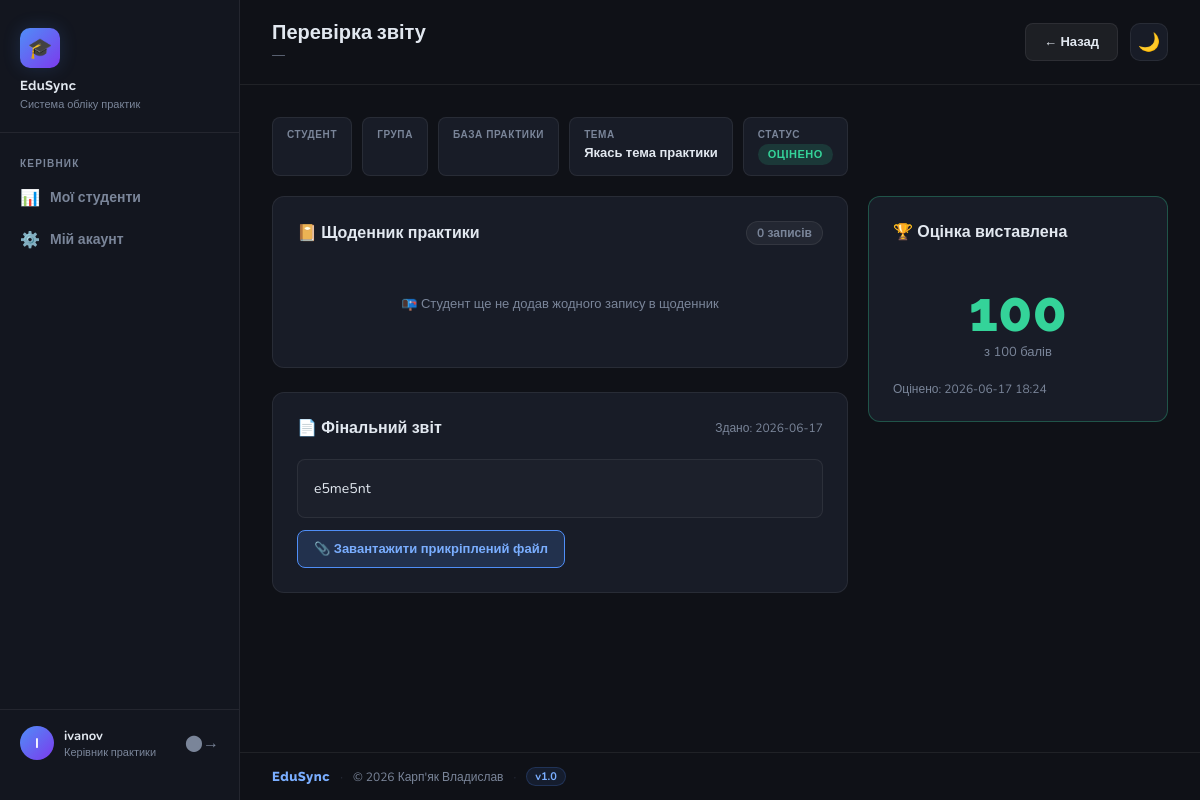
The page /teacher/report/1 (signed in) on the database its author committed.
### tables this page shows
CREATE TABLE practices (
            id          INTEGER PRIMARY KEY AUTOINCREMENT,
            student_id  INTEGER NOT NULL,
            company_id  INTEGER NOT NULL,
            teacher_id  INTEGER NOT NULL,
            start_date  DATE NOT NULL,
            end_date    DATE NOT NULL,
            topic       TEXT NOT NULL,
            status      TEXT DEFAULT 'assigned'
                        CHECK(status IN ('assigned', 'in_progress', 'submitted', 'graded')),
            FOREIGN KEY (student_id) REFERENCES students (id) ON DELETE CASCADE,
            FOREIGN KEY (company_id) REFERENCES companies (id) ON DELETE CASCADE,
            FOREIGN KEY (teacher_id) REFERENCES teachers (id) ON DELETE CASCADE
        );

CREATE TABLE reports (
            id               INTEGER PRIMARY KEY AUTOINCREMENT,
            practice_id      INTEGER UNIQUE NOT NULL,
            content_text     TEXT,
            file_path        TEXT,
            submitted_at     TIMESTAMP DEFAULT CURRENT_TIMESTAMP,
            grade            INTEGER,
            teacher_comment  TEXT,
            graded_at        TIMESTAMP,
            FOREIGN KEY (practice_id) REFERENCES practices (id) ON DELETE CASCADE
        );

### app.py (the view, shortened to what this page needs)
@app.route('/teacher/report/<int:practice_id>', methods=['GET', 'POST'])
@teacher_required
def teacher_view_report(practice_id):
    practice = get_practice_by_id(practice_id)
    report   = get_report_by_practice_id(practice_id)
    diary    = get_diary_entries(practice_id)
    if not practice:
        flash('Практику не знайдено.', 'danger')
        return redirect(url_for('teacher_dashboard'))
    return render_template('teacher/report.html',
                           practice=practice,
                           report=report,
                           diary=diary)

### auth.py (called while the page is built)
def get_current_user_role():
    return session.get('user_role')

def is_logged_in():
    return 'user_id' in session

def teacher_required(f):
    @wraps(f)
    def decorated_function(*args, **kwargs):
        if not is_logged_in():
            flash('Будь ласка, увійдіть у систему.', 'warning')
            return redirect(url_for('login'))
        if get_current_user_role() != 'teacher':
            flash('У вас немає доступу до цієї сторінки.', 'danger')
            return redirect(url_for('dashboard'))
        return f(*args, **kwargs)
    return decorated_function

### database.py (called while the page is built)
def get_db_connection():
    conn = sqlite3.connect(DB_NAME)
    conn.execute('PRAGMA foreign_keys = ON')
    conn.row_factory = sqlite3.Row
    return conn

def get_practice_by_id(practice_id):
    conn = get_db_connection()
    practice = conn.execute(
        'SELECT * FROM practices WHERE id = ?', (practice_id,)
    ).fetchone()
    conn.close()
    return practice

def get_diary_entries(practice_id):
    conn = get_db_connection()
    entries = conn.execute(
        'SELECT * FROM diary_entries WHERE practice_id = ? ORDER BY entry_date DESC',
        (practice_id,)
    ).fetchall()
    conn.close()
    return entries

def get_report_by_practice_id(practice_id):
    conn = get_db_connection()
    report = conn.execute(
        'SELECT * FROM reports WHERE practice_id = ?', (practice_id,)
    ).fetchone()
    conn.close()
    return report

### templates/teacher/report.html (shortened to what this page needs)
{% extends 'base.html' %}
{% block page_title %}Перевірка звіту{% endblock %}
{% block page_subtitle %}{{ practice.student_name }} — {{ practice.company_name }}{% endblock %}
{% block topbar_actions %}
    <a href="{{ url_for('teacher_dashboard') }}" class="btn btn-secondary">← Назад</a>
{% endblock %}
{% block content %}
<div class="info-strip">
    <div class="info-chip">
        <span class="chip-label">Студент</span>
    </div>
    <div class="info-chip">
        <span class="chip-label">Група</span>
    </div>
    <div class="info-chip">
        <span class="chip-label">База практики</span>
    </div>
    <div class="info-chip">
        <span class="chip-label">Тема</span>
        <span class="chip-val">{{ practice.topic }}</span>
    </div>
    <div class="info-chip">
        <span class="chip-label">Статус</span>
        <span class="badge badge-{{ practice.status }}">
            {% if practice.status == 'submitted' %}Звіт здано
            {% elif practice.status == 'graded' %}Оцінено
            {% else %}{{ practice.status }}{% endif %}
        </span>
    </div>
</div>
<div class="review-layout">
    <div class="left-col">
        <div class="card">
            <div class="card-header">
                <div class="card-title">📔 Щоденник практики</div>
                <span class="entry-count">{{ diary | length }} записів</span>
            </div>
            {% if diary %}
                <div class="diary-list">
                    {% for entry in diary %}
                        <div class="diary-item">
                            <div class="diary-date-col">
                                <div class="d-day">{{ entry.entry_date[8:10] }}</div>
                                <div class="d-month">
                                    {% set months = ['', 'Січ', 'Лют', 'Бер', 'Кві', 'Тра', 'Чер',
                                                     'Лип', 'Сер', 'Вер', 'Жов', 'Лис', 'Гру'] %}
                                    {{ months[entry.entry_date[5:7] | int] }}
                                </div>
                            </div>
                            <div class="diary-line"></div>
                            <div class="diary-text">{{ entry.content }}</div>
                        </div>
                    {% endfor %}
                </div>
            {% else %}
                <div class="mini-empty">📭 Студент ще не додав жодного запису в щоденник</div>
            {% endif %}
        </div>
        {% if report %}
            <div class="card">
                <div class="card-header">
                    <div class="card-title">📄 Фінальний звіт</div>
                    <span class="submitted-info">
                        Здано: {{ report.submitted_at[:10] if report.submitted_at else '—' }}
                    </span>
                </div>
                <div class="report-text">{{ report.content_text or 'Текст звіту відсутній.' }}</div>
                {% if report.file_path %}
                    <a href="{{ url_for('download_report_file', practice_id=practice.id) }}"
                       class="file-dl">📎 Завантажити прикріплений файл</a>
                {% endif %}
            </div>
        {% else %}
            <div class="card">
                <div class="mini-empty">📭 Студент ще не здав фінальний звіт</div>
            </div>
        {% endif %}
    </div>
    <div class="right-col">
        {% if report and report.grade %}
            <div class="card graded-card">
                <div class="card-header">
                    <div class="card-title">🏆 Оцінка виставлена</div>
                </div>
                <div class="grade-display">
                    <div class="grade-big">{{ report.grade }}</div>
                    <div class="grade-label">з 100 балів</div>
                </div>
                <div class="graded-date">
                    Оцінено: {{ report.graded_at[:16] if report.graded_at else '—' }}
                </div>
            </div>
        {% endif %}
    </div>
</div>
{% endblock %}

### templates/base.html (style rules this page uses)
:root { --bg: #0f1117; --bg-card: #181c27; --bg-sidebar: #13161f; --accent: #4f8ef7; --accent-light: #7aaeff; --accent-glow: rgba(79, 142, 247, 0.18); --success: #34d399; --warning: #fbbf24; --danger: #f87171; --info: #60a5fa; --text: #e2e8f0; --text-muted: #7a8599; --border: rgba(255,255,255,0.07); --sidebar-w: 240px; --radius: 12px; }
body, .sidebar, .card, .topbar, .form-control, .stat-card, .nav-link, .btn { transition: background-color 0.25s ease, color 0.25s ease, border-color 0.25s ease; }
*, *::before, *::after { box-sizing: border-box; margin: 0; padding: 0; }
body { font-family: 'Nunito', sans-serif; background: var(--bg); color: var(--text); min-height: 100vh; display: flex; }
a { color: var(--accent-light); text-decoration: none; }
.card { background: var(--bg-card); border: 1px solid var(--border); border-radius: var(--radius); padding: 24px; margin-bottom: 24px; }
.card-header { display: flex; align-items: center; justify-content: space-between; margin-bottom: 20px; }
.card-title { font-size: 16px; font-weight: 700; color: var(--text); }
.btn { display: inline-flex; align-items: center; gap: 6px; padding: 9px 18px; border-radius: 8px; font-family: 'Nunito', sans-serif; font-size: 13px; font-weight: 700; cursor: pointer; border: none; transition: all 0.2s; text-decoration: none; }
.btn-secondary { background: rgba(255,255,255,0.06); color: var(--text); border: 1px solid var(--border); }
.badge { display: inline-block; padding: 3px 10px; border-radius: 20px; font-size: 11px; font-weight: 700; text-transform: uppercase; letter-spacing: 0.5px; }
.badge-graded { background: rgba(52,211,153,0.15); color: var(--success); }

### templates/teacher/report.html (style rules this page uses)
.info-strip { display: flex; flex-wrap: wrap; gap: 10px; margin-bottom: 20px; }
.info-chip { display: flex; flex-direction: column; gap: 2px; background: var(--bg-card); border: 1px solid var(--border); border-radius: 8px; padding: 10px 14px; }
.chip-label { font-size: 10px; font-weight: 700; text-transform: uppercase; letter-spacing: 0.6px; color: var(--text-muted); }
.chip-val { font-size: 13px; font-weight: 600; color: var(--text); }
.review-layout { display: grid; grid-template-columns: 1fr 300px; gap: 20px; align-items: start; }
.left-col, .right-col { display: flex; flex-direction: column; }
.entry-count { font-size: 12px; font-weight: 700; color: var(--text-muted); background: rgba(255,255,255,0.05); border: 1px solid var(--border); padding: 3px 10px; border-radius: 20px; }
.submitted-info { font-size: 12px; color: var(--text-muted); }
.file-dl { display: inline-flex; align-items: center; gap: 8px; margin-top: 12px; padding: 9px 16px; background: var(--accent-glow); border: 1px solid var(--accent); border-radius: 8px; color: var(--accent-light); font-size: 13px; font-weight: 700; text-decoration: none; transition: all 0.2s; }
.report-text { font-size: 14px; color: var(--text); line-height: 1.8; white-space: pre-wrap; background: rgba(255,255,255,0.02); border: 1px solid var(--border); border-radius: 8px; padding: 16px; max-height: 400px; overflow-y: auto; }
.graded-card { border-color: rgba(52,211,153,0.3); }
.grade-display { text-align: center; padding: 20px 0; }
.grade-big { font-family: 'Raleway', sans-serif; font-size: 56px; font-weight: 800; color: #34d399; line-height: 1; }
.grade-label { font-size: 13px; color: var(--text-muted); margin-top: 4px; }
.graded-date { font-size: 12px; color: var(--text-muted); }
.mini-empty { padding: 30px; text-align: center; font-size: 13px; color: var(--text-muted); }

### rows shown on the page
practices: topic "Якась тема практики"
reports: submitted_at "2026-06-17", content_text "e5me5nt", grade "100", graded_at "2026-06-17 18:24"

### other values the page prints
{{ session.get('user_login', '?')[0].upper() }} "I"
{{ session.get('user_login', '') }} "ivanov"
{{ diary | length }} "0"
